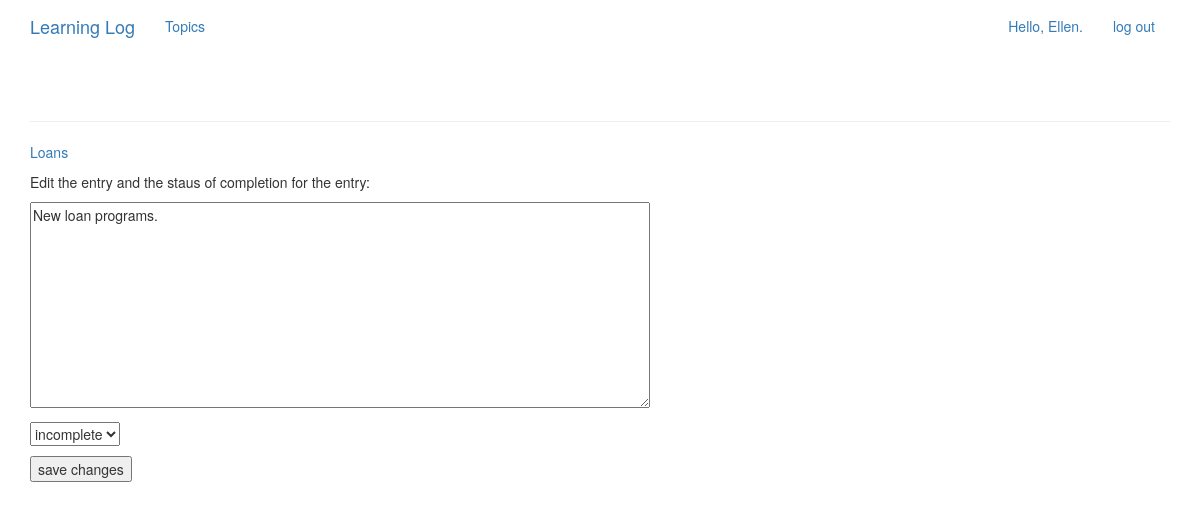
Page /edit_entry/18/ (signed in) on the committed database.
### learning_logs/models.py (models this page shows, shortened)
class Topic(models.Model):
	text = models.CharField(max_length=200)
	date_added = models.DateTimeField(auto_now_add=True)
	owner = models.ForeignKey(User, on_delete=models.CASCADE)
	HIGH= 'high'
	MEDIUM= 'medium'
	LOW= 'low'
	PRIORITY_CHOICES = (
	(HIGH, 'high'),
	(MEDIUM, 'medium'),
	(LOW, 'low'),
	)
	priority = models.CharField(max_length=6,choices=PRIORITY_CHOICES, default=MEDIUM,)
	def __str__(self):
		return self.text

class Entry(models.Model):
	topic = models.ForeignKey(Topic, on_delete=models.CASCADE)
	text = models.TextField()
	date_added = models.DateTimeField(auto_now_add=True)
	COMPLETE= 'complete'
	INCOMPLETE= 'incomplete'
	STATUS_CHOICES = (
	(COMPLETE, 'complete'),
	(INCOMPLETE, 'incomplete'),
	)
	status = models.CharField(max_length=10,choices=STATUS_CHOICES, default=INCOMPLETE,)
	class Meta:
		verbose_name_plural = 'entries'

### learning_logs/views.py (the view)
# urls.py: re_path(r'^edit_entry/(?P<entry_id>\d+)/$', views.edit_entry, name='edit_entry'),
@login_required
def edit_entry(request, entry_id):
	entry = Entry.objects.get(id=entry_id)
	topic = entry.topic
	if topic.owner != request.user:
		raise Http404
	if request.method != 'POST':
		form = EntryForm(instance=entry)
	else:
		form = EntryForm(instance=entry, data=request.POST)
		if form.is_valid():
			form.save()
			return HttpResponseRedirect(reverse('learning_logs:topic', args=[topic.id]))
	context = {'entry': entry, 'topic':topic, 'form':form}
	return render(request, 'learning_logs/edit_entry.html', context)

### learning_logs/forms.py
class EntryForm(forms.ModelForm):
	class Meta:
		model = Entry
		fields = ['text', 'status']
		labels = {'text': '', 'status': ''}
		widgets = {'text': forms.Textarea(attrs={'cols': 80})}

### learning_logs/templates/learning_logs/edit_entry.html (shortened to what this page needs)
{% extends "learning_logs/base.html" %}
{% block content %}
	<p><a href="{% url 'learning_logs:topic' topic.id %}">{{ topic }}</a></p>
	<p>Edit the entry and the staus of completion for the entry: </p>
	<form action="{% url 'learning_logs:edit_entry' entry.id %}" method='post'>
		{{ form.as_p }}
		<button name="submit">save changes</button>
	</form>
	{% endblock content %}

### learning_logs/templates/learning_logs/base.html (shortened to what this page needs)
{% load bootstrap3 %}
<!DOCTYPE html>
<html lang="en">
	<head>
		{% bootstrap_css %}
	</head>
	<body>
		<nav class="navbar nav-default navbar--static-top">
			<div class="container">
				<div class="navbar-header">
					<a class="navbar-brand" href="{% url 'learning_logs:index' %}">
						Learning Log</a>
				</div>
				<div id="navbar" class="navbar-collapse collapse">
					<ul class="nav navbar-nav">
						<li><a href="{% url 'learning_logs:topics' %}">Topics</a></li>
					</ul>
					<ul class="nav navbar-nav navbar-right">
						{% if user.is_authenticated %}
							<li><a>Hello, {{ user.username }}.</a></li>
							<li><a href="{% url 'users:logout' %}">log out</a></li>
						{% else %}
							<li><a href="{% url 'users:register' %}">register</a></li>
							<li><a href="{% url 'users:login' %}">log in</a></li>
						{% endif %}
						</ul>
				</div>
			</div>
		</nav>
		<div class="container">
			<div class="page-header">
			</div>
			<div>
				{% block content %}{% endblock content%}
			</div>
		</div>
	</body>
</html>

### rows in the picture
Topic: text "Loans"
Entry: text "New loan programs.", status "incomplete"

### other values in the picture
{{ user.username }} "Ellen"
